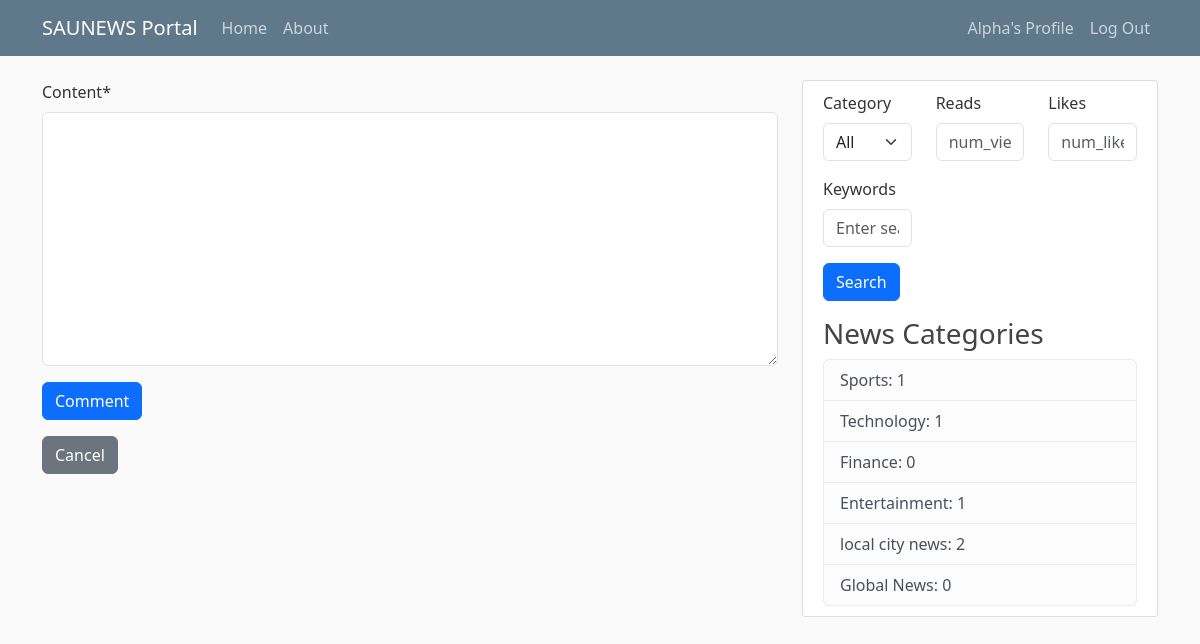
The app's page /post/38/comment/ (signed in) with its own data.
### blog/models.py (models this page shows, shortened)
class Category(models.Model):
    name = models.CharField(max_length=100)
    class Meta:
        verbose_name_plural = 'categories'

### blog/views.py (the view, shortened to what this page needs)
# urls.py: path("post/<int:pk>/comment/", views.comment_to_post, name="comment"),
@login_required
def comment_to_post(request, pk):
    post = get_object_or_404(Post, id=pk)
    form = CommentForm()
    context = {"form": form}
    return render(request, 'blog/comment_form.html', context)

### blog/forms.py
class CommentForm(forms.ModelForm):
    class Meta:
        model = Comment
        fields = ['content']

### blog/context_processors.py (called while the page is built)
def categories(request):
    categories = Category.objects.annotate(num_posts=Count('post'))
    return {'categories': categories}

### blog/templates/blog/comment_form.html (shortened to what this page needs)
{% extends 'blog/base.html' %}
{% block content %}
{% load crispy_forms_tags %}
<form action="" method="post">
    {{ form | crispy }}
    <button class="btn btn-primary">Comment</button>
</form>
<a href="{% url 'blog_home' %}" class="btn btn-secondary">Cancel</a>
{% endblock content %}

### blog/templates/blog/base.html (shortened to what this page needs)
{% load static %}
<html lang="en">
  <head>
    <link href="https://cdn.jsdelivr.net/npm/bootstrap@5.3.0-alpha1/dist/css/bootstrap.min.css" rel="stylesheet">
    <link rel="stylesheet" href="https://cdn.jsdelivr.net/npm/bootstrap-icons@1.10.3/font/bootstrap-icons.css">
    <link rel="stylesheet" href="{% static 'blog/main.css' %}">
  </head>
  <body>
    <header class="site-header">
        <nav class="navbar navbar-expand-md navbar-dark bg-steel fixed-top">
          <div class="container">
            <a class="navbar-brand mr-4" href="{% url 'blog_home' %}">SAUNEWS Portal</a>
            <div class="collapse navbar-collapse" id="navbarToggle">
              <div class="navbar-nav mr-auto">
                <a class="nav-item nav-link" href="{% url 'blog_home' %}">Home</a>
                <a class="nav-item nav-link" href="{% url 'blog_about' %}">About</a>
              </div>
            </div>
            <div class="navbar-nav">
              {% if user.is_authenticated %}
                <a class="nav-item nav-link" href="{% url 'profile' %}">{{user.username}}'s Profile</a>
                <a class="nav-item nav-link" href="{% url 'logout' %}">Log Out</a>
                {% else %}
                <a class="nav-item nav-link" href="{% url 'login' %}">Login</a>
                <a class="nav-item nav-link" href="{% url 'register' %}">Register</a>
              {% endif %}
            </div>
          </div>
        </nav>
    </header>
    <main role="main" class="container">
        <div class="row">
          <div class="col-md-8">
            {% block content %} {% endblock %}
          </div>
          <div class="col-md-4">
            <div class="content-section">
              <form method="GET" action="{% url 'search' %}">
                <div class="row">
                  <div class="col-md-4">
                    <div class="mb-3">
                      <label for="category" class="form-label">Category</label>
                      <select name="category" id="category" class="form-select">
                        <option value="">All</option>
                      </select>
                    </div>
                  </div>
                  <div class="col-md-4">
                    <div class="mb-3">
                      <label for="num_views" class="form-label">Reads</label>
                      <input type="text" name="num_views" id="num_views" class="form-control" placeholder="num_views">
                    </div>
                  </div>
                  <div class="col-md-4">
                    <div class="mb-3">
                      <label for="num_likes" class="form-label">Likes</label>
                      <input type="text" name="num_likes" id="num_likes" class="form-control" placeholder="num_likes">
                    </div>
                  </div>
                  <div class="col-md-4">
                    <div class="mb-3">
                      <label for="query" class="form-label">Keywords</label>
                      <input type="text" name="query" id="query" class="form-control" placeholder="Enter search query">
                    </div>
                  </div>
                </div>
                <button type="submit" class="btn btn-primary">Search</button>
              </form>
              <h3>News Categories</h3>
              <ul class="list-group">
                {% for category in categories %}
                <li class="list-group-item list-group-item-light"><a href="{% url 'category_detail' category.id %}"></a>{{ category.name }}: {{ category.num_posts }}</li>
                {%endfor%}
              </ul>
            </div>
          </div>
        </div>
    </main>
  </body>
</html>

### blog/static/blog/main.css (style rules this page uses)
body { background: #fafafa; color: #333333; margin-top: 5rem; }
h1, h2, h3, h4, h5, h6 { color: #444444; }
ul { margin: 0; }
.bg-steel { background-color: #5f788a; }
.site-header .navbar-nav .nav-link { color: #cbd5db; }
.content-section { background: #ffffff; padding: 10px 20px; border: 1px solid #dddddd; border-radius: 3px; margin-bottom: 20px; }

### records on screen
Category: name "Sports", num_posts "1"
Category: name "Technology", num_posts "1"
Category: name "Finance", num_posts "0"
Category: name "Entertainment", num_posts "1"
Category: name "local city news", num_posts "2"
Category: name "Global News", num_posts "0"

### other values on screen
{{ user.username }} "Alpha"
